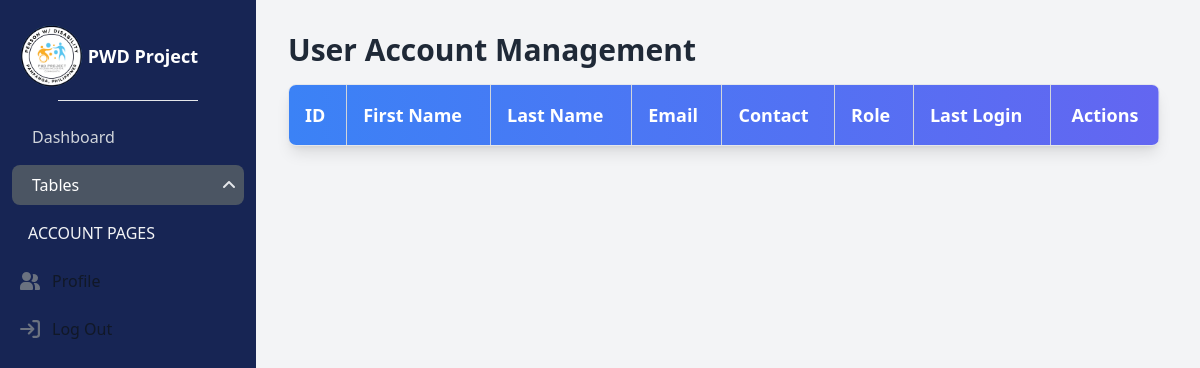
The app's page /page/admin/table.php, older data.
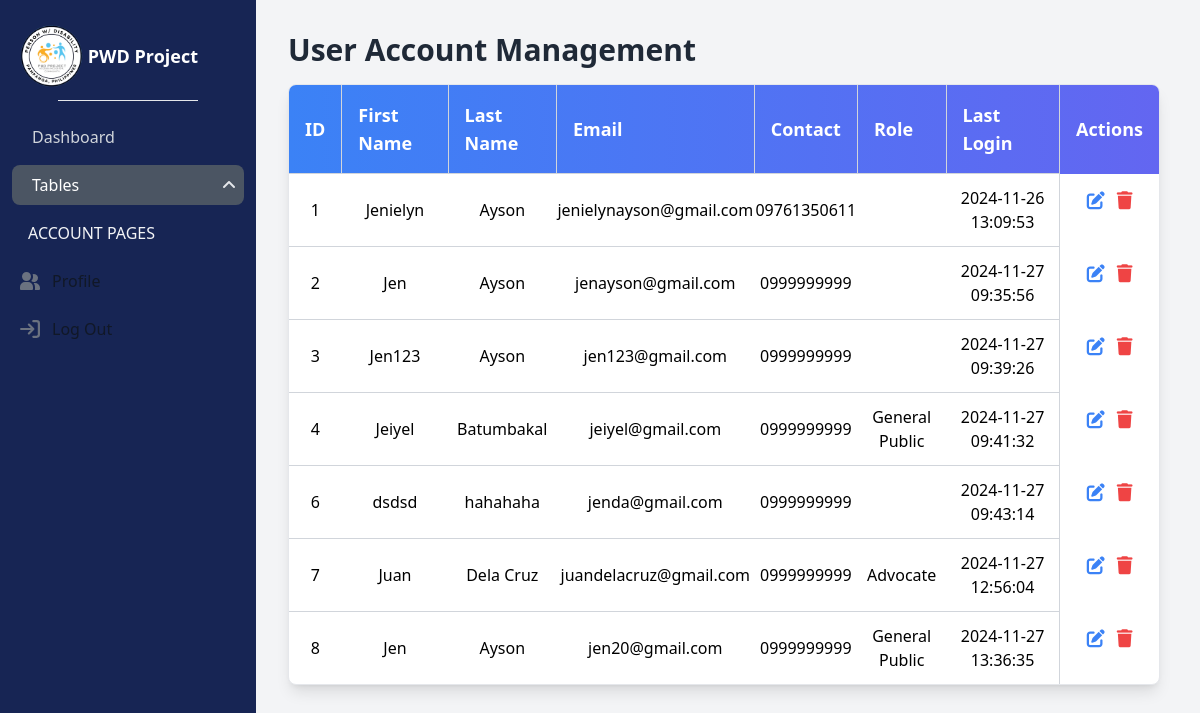
The same page, newer data.
### tables this page shows
CREATE TABLE `user_registration` (
  `id` int(11) NOT NULL,
  `fname` varchar(255) NOT NULL,
  `lname` varchar(255) NOT NULL,
  `email` varchar(255) NOT NULL,
  `password` varchar(255) NOT NULL,
  `contact` varchar(255) NOT NULL,
  `dob` date NOT NULL,
  `usertype` enum('PWD','Family Member','Advocate','General Public') DEFAULT 'PWD',
  `created_at` timestamp NOT NULL DEFAULT current_timestamp(),
  `last_login` timestamp NOT NULL DEFAULT current_timestamp()
);

### page/admin/table.php (the view, shortened to what this page needs)
<?php
    require '../../include/landing/connect.php';
    try {
        $sql = "SELECT id, fname, lname, email, contact, usertype, last_login FROM user_registration";
        $stmt = $pdo->prepare($sql);
        $stmt->execute();
        $users = $stmt->fetchAll(PDO::FETCH_ASSOC);
    } catch (PDOException $e) {
        echo "There is some problem in connection: " . $e->getMessage();
    }
?>
<!doctype html>
<html lang="en">
<head>
    <link rel="stylesheet" href="https://cdnjs.cloudflare.com/ajax/libs/font-awesome/6.6.0/css/all.min.css" />
    <link href="https://cdn.jsdelivr.net/npm/flowbite@2.5.2/dist/flowbite.min.css" rel="stylesheet" />
    <script src="https://cdn.tailwindcss.com"></script>
</head>
<body class="bg-gray-100">
    <?php
    $page = isset($_GET['page']) ? $_GET['page'] : 'tables';
    include '../../include/admin/sidebar.php';
    ?>
    <div class="ml-72 py-8 mr-10">
        <h1 class="text-3xl font-semibold mb-4 text-gray-800">User Account Management</h1>
        <div class="overflow-x-auto bg-white shadow-lg rounded-lg border border-gray-200">
            <table class="min-w-full table-auto border-collapse">
                <thead class="bg-gradient-to-r from-blue-500 to-indigo-500 text-white text-lg">
                    <tr>
                        <th class="p-4 text-left font-semibold border-r border-gray-300">ID</th>
                        <th class="p-4 text-left font-semibold border-r border-gray-300">First Name</th>
                        <th class="p-4 text-left font-semibold border-r border-gray-300">Last Name</th>
                        <th class="p-4 text-left font-semibold border-r border-gray-300">Email</th>
                        <th class="p-4 text-left font-semibold border-r border-gray-300">Contact</th>
                        <th class="p-4 text-left font-semibold border-r border-gray-300">Role</th>
                        <th class="p-4 text-left font-semibold border-r border-gray-300">Last Login</th>
                        <th class="p-4 text-center font-semibold">Actions</th>
                    </tr>
                </thead>
                <tbody>
                    <?php foreach ($users as $user): ?>
                    <tr class="hover:bg-gray-100 transition duration-300 ease-in-out">
                        <td class="text-center py-3 border-t border-gray-300"><?php echo htmlspecialchars($user['id']); ?></td>
                        <td class="text-center py-3 border-t border-gray-300"><?php echo htmlspecialchars($user['fname']); ?></td>
                        <td class="text-center py-3 border-t border-gray-300"><?php echo htmlspecialchars($user['lname']); ?></td>
                        <td class="text-center py-3 border-t border-gray-300"><?php echo htmlspecialchars($user['email']); ?></td>
                        <td class="text-center py-3 border-t border-gray-300"><?php echo htmlspecialchars($user['contact']); ?></td>
                        <td class="text-center py-3 border-t border-gray-300"><?php echo htmlspecialchars($user['usertype']); ?></td>
                        <td class="text-center py-3 border-t border-gray-300 border-r border-gray-300"><?php echo htmlspecialchars($user['last_login']); ?></td>
                        <td class="flex justify-center items-center gap-3 py-3">
                            <a href="edit.php?id=<?php echo $user['id']; ?>" class="text-blue-500 hover:text-blue-700 text-lg">
                                <i class="fa-solid fa-pen-to-square"></i>
                            </a>
                            <a href="delete.php?id=<?php echo $user['id']; ?>" class="text-red-500 hover:text-red-700 text-lg">
                                <i class="fa-solid fa-trash"></i>
                            </a>
                        </td>
                    </tr>
                    <?php endforeach; ?>
                </tbody>
            </table>
        </div>
    </div>
</body>
</html>

### include/admin/sidebar.php (shortened to what this page needs)
<aside id="sidebar-multi-level-sidebar"
    class="fixed top-0 left-0 z-40 w-64 h-screen transition-transform -translate-x-full sm:translate-x-0"
    aria-label="Sidebar">
    <div class="h-full px-3 py-4 overflow-y-auto bg-blue-950">
        <div>
            <div class="flex items-center p-2">
                <img class="h-16 w-auto mr-1" src="../../img/logo.png" alt="PWD Logo">
                <span class="text-white font-bold text-lg">PWD Project</span>
            </div>
            <hr class="w-3/5 mx-auto mt-1 border-t border-gray-200">
        </div>
        <ul class="space-y-2 font-medium pt-4">
            <li id="dashboardLink">
                <a href="index.php" class="flex items-center p-2 rounded-lg <?php
                echo ($page == 'dashboard') ? 'text-white bg-gray-600' : 'text-gray-300 hover:bg-gray-700 hover:text-white';
                ?> group">
                    <span class="ms-3">Dashboard</span>
                </a>
            </li>
            <li id="tablesLink">
                <a href="#" class="flex items-center p-2 rounded-lg <?php
                echo ($page == 'tables') ? 'text-white bg-gray-600' : 'text-gray-300 hover:bg-gray-700 hover:text-white';
                ?> group">
                    <div class="flex items-center justify-between w-full">
                        <span class="ms-3">Tables</span>
                        <i class="fa-solid fa-angle-up text-gray-200" id="upIcon"></i>
                    </div>
                </a>
            </li>
            <div class="">
                <h1 class="text-gray-100 pt-2 px-4 text-bold uppercase">Account Pages</h1>
                <ul class="space-y-2 font-medium pt-4">
                    <li>
                        <a href="#"
                            class="flex items-center p-2 text-gray-900 rounded-lg dark:text-white hover:bg-gray-100 dark:hover:bg-gray-700 group">
                            <span class="flex-1 ms-3 whitespace-nowrap">Profile</span>
                        </a>
                    </li>
                    <li>
                        <a href="#"
                            class="flex items-center p-2 text-gray-900 rounded-lg dark:text-white hover:bg-gray-100 dark:hover:bg-gray-700 group">
                            <span class="flex-1 ms-3 whitespace-nowrap">Log Out</span>
                        </a>
                    </li>
                </ul>
            </div>
        </ul>
    </div>
</aside>

Row changes from the older to the newer data that the page shows:
added user_registration: id "1", fname "Jenielyn", lname "Ayson", email "jenielynayson@gmail.com", contact "09761350611", last_login "2024-11-26 13:09:53"
added user_registration: id "2", fname "Jen", lname "Ayson", email "jenayson@gmail.com", contact "0999999999", last_login "2024-11-27 09:35:56"
added user_registration: id "3", fname "Jen123", lname "Ayson", email "jen123@gmail.com", contact "0999999999", last_login "2024-11-27 09:39:26"
added user_registration: id "4", fname "Jeiyel", lname "Batumbakal", email "jeiyel@gmail.com", contact "0999999999", usertype "General Public", last_login "2024-11-27 09:41:32"
added user_registration: id "6", fname "dsdsd", lname "hahahaha", email "jenda@gmail.com", contact "0999999999", last_login "2024-11-27 09:43:14"
added user_registration: id "7", fname "Juan", lname "Dela Cruz", email "juandelacruz@gmail.com", contact "0999999999", usertype "Advocate", last_login "2024-11-27 12:56:04"
added user_registration: id "8", fname "Jen", lname "Ayson", email "jen20@gmail.com", contact "0999999999", usertype "General Public", last_login "2024-11-27 13:36:35"
